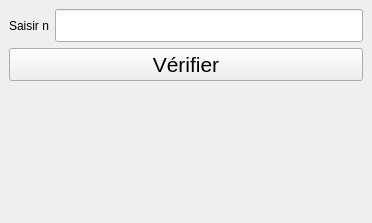
<?xml version="1.0" encoding="UTF-8"?>
<ui version="4.0">
 <class>MainWindow</class>
 <widget class="QMainWindow" name="MainWindow">
  <property name="geometry">
   <rect>
    <x>0</x>
    <y>0</y>
    <width>372</width>
    <height>223</height>
   </rect>
  </property>
  <property name="windowTitle">
   <string>Nombre Premier Circulaire</string>
  </property>
  <widget class="QWidget" name="centralwidget">
   <layout class="QGridLayout" name="gridLayout">
    <item row="0" column="1">
     <widget class="QLineEdit" name="txt_saisie">
      <property name="font">
       <font>
        <pointsize>16</pointsize>
       </font>
      </property>
     </widget>
    </item>
    <item row="0" column="0">
     <widget class="QLabel" name="lbl_saisie">
      <property name="styleSheet">
       <string notr="true">font: 16pt &quot;MS Shell Dlg 2&quot;;</string>
      </property>
      <property name="text">
       <string>Saisir n</string>
      </property>
     </widget>
    </item>
    <item row="1" column="0" colspan="2">
     <widget class="QPushButton" name="btn_verif">
      <property name="font">
       <font>
        <pointsize>16</pointsize>
       </font>
      </property>
      <property name="text">
       <string>Vérifier</string>
      </property>
     </widget>
    </item>
    <item row="3" column="0">
     <spacer name="verticalSpacer">
      <property name="orientation">
       <enum>Qt::Vertical</enum>
      </property>
      <property name="sizeHint" stdset="0">
       <size>
        <width>20</width>
        <height>40</height>
       </size>
      </property>
     </spacer>
    </item>
    <item row="2" column="0" colspan="2">
     <widget class="QLabel" name="lbl_res">
      <property name="font">
       <font>
        <pointsize>20</pointsize>
       </font>
      </property>
      <property name="text">
       <string/>
      </property>
     </widget>
    </item>
   </layout>
  </widget>
 </widget>
 <resources/>
 <connections/>
</ui>
